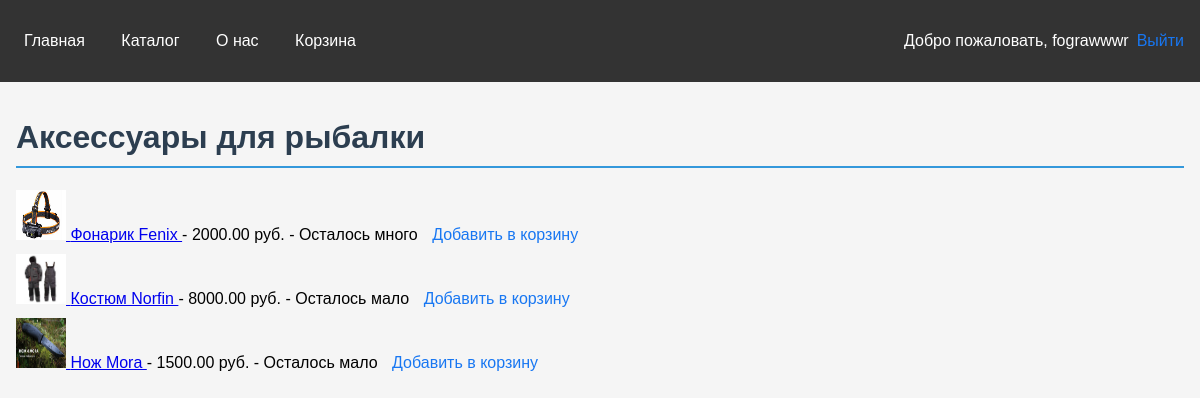
Page /catalog/4/ (signed in) on the committed database.
### main/models.py (models this page shows, shortened)
class Category(models.Model):
    name = models.CharField(max_length=100)
    parent = models.ForeignKey('self', on_delete=models.CASCADE, null=True, blank=True, related_name='children')

class Product(models.Model):
    name = models.CharField(max_length=100)
    description = models.TextField()
    price = models.DecimalField(max_digits=10, decimal_places=2)
    category = models.ForeignKey(Category, on_delete=models.CASCADE, null=True, blank=True )
    stock = models.PositiveIntegerField(default=0)
    image = models.ImageField(upload_to='products/', null=True, blank=True)
    @property
    def stock_status(self):
        if self.stock > 10:
            return "Осталось много"
        elif self.stock > 0:
            return "Осталось мало"
        else:
            "Нет в наличии"

### main/views.py (the view)
# urls.py: path('catalog/<int:category_id>/', SubCategoryView.as_view(), name='subcategory'),
class SubCategoryView(ListView):
    model = Product
    template_name = 'main/subcategory.html'
    def get_queryset(self):
        self.category = get_object_or_404(Category, id=self.kwargs['category_id'])
        return Product.objects.filter(category=self.category)
    def get_context_data(self, **kwargs):
        context = super().get_context_data(**kwargs)
        context['category'] = self.category
        return context

### main/templates/main/subcategory.html (shortened to what this page needs)
{% extends 'main/base.html' %}
{% block content %}
    <div class="container" style="max-width: 1200px; margin: 0 auto;">
        <h1 style="color: #2c3e50; border-bottom: 2px solid #3498db; padding-bottom: 10px;">{{ category.name }}</h1>
        {% if object_list %}
            <ul style="list-style: none; padding: 0;">
            {% for product in object_list %}
                <li style="margin-bottom: 10px;">
                    <a href="{% url 'product_detail' pk=product.pk %}">
                        {% if product.image %}
                            <img src="{{ product.image.url }}" alt="{{ product.name }}" width="50" height="50">
                        {% else %}
                            <img src="/media/default_product_image.jpg" alt="Default Image" width="50" height="50">
                        {% endif %}
                        {{ product.name }}
                    </a>
                    - {{ product.price }} руб. - {{ product.stock_status }}
                    <a href="{% url 'add_to_cart' product.id %}" style="color: #1877f2; text-decoration: none; margin-left: 10px;">Добавить в корзину</a>
                </li>
            {% endfor %}
            </ul>
        {% else %}
            <p>В этой категории нет товаров.</p>
        {% endif %}
    </div>
{% endblock %}

### main/templates/main/base.html (shortened to what this page needs)
<!DOCTYPE html>
<html lang="ru">
<head>
</head>
<body>
    <header>
        <nav>
            <a href="{% url 'home' %}">Главная</a>
            <a href="{% url 'catalog' %}">Каталог</a>
            <a href="{% url 'about' %}">О нас</a>
            <a href="{% url 'cart' %}">Корзина</a>
        </nav>
        <div class="auth">
            {% if user.is_authenticated %}
                <p>Добро пожаловать, {{ user.username }}</p>
                <a href="{% url 'logout' %}">Выйти</a>
            {% endif %}
        </div>
    </header>
    <main>
        {% block content %}{% endblock %}
    </main>
</body>
</html>

### main/templates/main/base.html (style rules this page uses)
body { font-family: Arial, sans-serif; margin: 0; padding: 0; background-color: #f5f5f5; }
header { background-color: #333; color: white; padding: 1rem; display: flex; justify-content: space-between; align-items: center; }
nav a { color: white; text-decoration: none; margin-right: 1rem; padding: 0.5rem; transition: all 0.3s; }
.auth { display: flex; align-items: center; }
.auth a { color: #1877f2; text-decoration: none; margin-left: 0.5rem; }
main { padding: 1rem; max-width: 1200px; margin: 0 auto; }

### rows in the picture
Category: name "Аксессуары для рыбалки"
Product: image (picture), name "Фонарик Fenix", price "2000.00", stock_status "Осталось много"
Product: image (picture), name "Костюм Norfin", price "8000.00", stock_status "Осталось мало"
Product: image (picture), name "Нож Mora", price "1500.00", stock_status "Осталось мало"

### other values in the picture
{{ user.username }} "fograwwwr"
